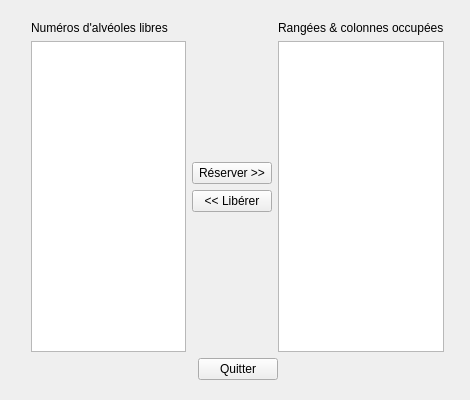
<?xml version="1.0" encoding="UTF-8"?>
<ui version="4.0">
 <class>AlveolesWidget</class>
 <widget class="QWidget" name="AlveolesWidget">
  <property name="geometry">
   <rect>
    <x>0</x>
    <y>0</y>
    <width>470</width>
    <height>400</height>
   </rect>
  </property>
  <property name="minimumSize">
   <size>
    <width>470</width>
    <height>400</height>
   </size>
  </property>
  <property name="maximumSize">
   <size>
    <width>470</width>
    <height>400</height>
   </size>
  </property>
  <property name="windowTitle">
   <string>Test Alvéoles</string>
  </property>
  <widget class="QWidget" name="layoutWidget">
   <property name="geometry">
    <rect>
     <x>20</x>
     <y>10</y>
     <width>435</width>
     <height>381</height>
    </rect>
   </property>
   <layout class="QVBoxLayout" name="verticalLayout_4">
    <item>
     <layout class="QHBoxLayout" name="horizontalLayout">
      <item>
       <layout class="QVBoxLayout" name="verticalLayout">
        <item>
         <widget class="QLabel" name="labelAlveolesLibres">
          <property name="text">
           <string>Numéros d'alvéoles libres</string>
          </property>
         </widget>
        </item>
        <item>
         <widget class="QListWidget" name="listWidgetAlveolesLibres"/>
        </item>
       </layout>
      </item>
      <item>
       <layout class="QVBoxLayout" name="verticalLayout_3">
        <item>
         <spacer name="verticalSpacer_2">
          <property name="orientation">
           <enum>Qt::Vertical</enum>
          </property>
          <property name="sizeHint" stdset="0">
           <size>
            <width>20</width>
            <height>40</height>
           </size>
          </property>
         </spacer>
        </item>
        <item>
         <widget class="QPushButton" name="pushButtonReserver">
          <property name="text">
           <string>Réserver &gt;&gt;</string>
          </property>
         </widget>
        </item>
        <item>
         <widget class="QPushButton" name="pushButtonLiberer">
          <property name="text">
           <string>&lt;&lt; Libérer</string>
          </property>
         </widget>
        </item>
        <item>
         <spacer name="verticalSpacer">
          <property name="orientation">
           <enum>Qt::Vertical</enum>
          </property>
          <property name="sizeHint" stdset="0">
           <size>
            <width>20</width>
            <height>40</height>
           </size>
          </property>
         </spacer>
        </item>
       </layout>
      </item>
      <item>
       <layout class="QVBoxLayout" name="verticalLayout_2">
        <item>
         <widget class="QLabel" name="labelRangeesColonnes">
          <property name="text">
           <string>Rangées &amp; colonnes occupées</string>
          </property>
         </widget>
        </item>
        <item>
         <widget class="QListWidget" name="listWidgetOccupee"/>
        </item>
       </layout>
      </item>
     </layout>
    </item>
    <item>
     <layout class="QHBoxLayout" name="horizontalLayout_2">
      <item>
       <spacer name="horizontalSpacer">
        <property name="orientation">
         <enum>Qt::Horizontal</enum>
        </property>
        <property name="sizeHint" stdset="0">
         <size>
          <width>40</width>
          <height>20</height>
         </size>
        </property>
       </spacer>
      </item>
      <item>
       <widget class="QPushButton" name="pushButtonQuitter">
        <property name="text">
         <string>Quitter</string>
        </property>
       </widget>
      </item>
      <item>
       <spacer name="horizontalSpacer_2">
        <property name="orientation">
         <enum>Qt::Horizontal</enum>
        </property>
        <property name="sizeHint" stdset="0">
         <size>
          <width>40</width>
          <height>20</height>
         </size>
        </property>
       </spacer>
      </item>
     </layout>
    </item>
   </layout>
  </widget>
 </widget>
 <layoutdefault spacing="6" margin="11"/>
 <resources/>
 <connections>
  <connection>
   <sender>pushButtonQuitter</sender>
   <signal>clicked()</signal>
   <receiver>AlveolesWidget</receiver>
   <slot>close()</slot>
   <hints>
    <hint type="sourcelabel">
     <x>221</x>
     <y>371</y>
    </hint>
    <hint type="destinationlabel">
     <x>321</x>
     <y>396</y>
    </hint>
   </hints>
  </connection>
 </connections>
</ui>
